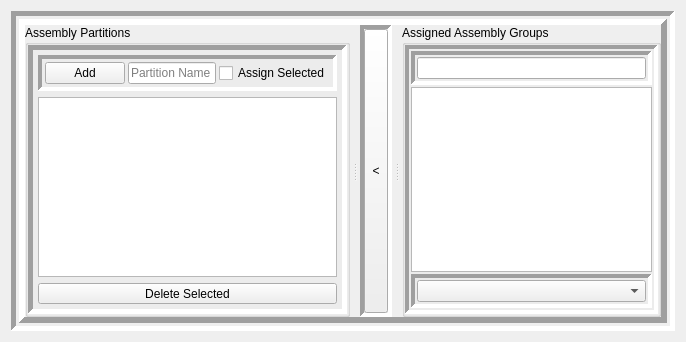
              <widget class="QWidget" name="tab_3">
               <attribute name="title">
                <string>Partition Assemblies</string>
               </attribute>
               <layout class="QVBoxLayout" name="verticalLayout_29">
                <item>
                 <widget class="QFrame" name="frame_14">
                  <property name="frameShape">
                   <enum>QFrame::Panel</enum>
                  </property>
                  <property name="frameShadow">
                   <enum>QFrame::Sunken</enum>
                  </property>
                  <property name="lineWidth">
                   <number>5</number>
                  </property>
                  <layout class="QVBoxLayout" name="verticalLayout_36">
                   <property name="spacing">
                    <number>3</number>
                   </property>
                   <property name="leftMargin">
                    <number>3</number>
                   </property>
                   <property name="topMargin">
                    <number>3</number>
                   </property>
                   <property name="rightMargin">
                    <number>3</number>
                   </property>
                   <property name="bottomMargin">
                    <number>3</number>
                   </property>
                   <item>
                    <widget class="QSplitter" name="splitter_2">
                     <property name="frameShape">
                      <enum>QFrame::Panel</enum>
                     </property>
                     <property name="frameShadow">
                      <enum>QFrame::Raised</enum>
                     </property>
                     <property name="lineWidth">
                      <number>6</number>
                     </property>
                     <property name="orientation">
                      <enum>Qt::Horizontal</enum>
                     </property>
                     <property name="handleWidth">
                      <number>10</number>
                     </property>
                     <property name="childrenCollapsible">
                      <bool>false</bool>
                     </property>
                     <widget class="QGroupBox" name="APartitions_GroupBox">
                      <property name="title">
                       <string>Assembly Partitions</string>
                      </property>
                      <layout class="QVBoxLayout" name="verticalLayout_30">
                       <property name="spacing">
                        <number>0</number>
                       </property>
                       <property name="leftMargin">
                        <number>0</number>
                       </property>
                       <property name="topMargin">
                        <number>0</number>
                       </property>
                       <property name="rightMargin">
                        <number>0</number>
                       </property>
                       <property name="bottomMargin">
                        <number>0</number>
                       </property>
                       <item>
                        <widget class="QFrame" name="frame_15">
                         <property name="frameShape">
                          <enum>QFrame::Panel</enum>
                         </property>
                         <property name="frameShadow">
                          <enum>QFrame::Sunken</enum>
                         </property>
                         <property name="lineWidth">
                          <number>5</number>
                         </property>
                         <layout class="QVBoxLayout" name="verticalLayout_31">
                          <property name="leftMargin">
                           <number>5</number>
                          </property>
                          <property name="topMargin">
                           <number>5</number>
                          </property>
                          <property name="rightMargin">
                           <number>5</number>
                          </property>
                          <property name="bottomMargin">
                           <number>5</number>
                          </property>
                          <item>
                           <widget class="QFrame" name="frame_2">
                            <property name="frameShape">
                             <enum>QFrame::Panel</enum>
                            </property>
                            <property name="frameShadow">
                             <enum>QFrame::Sunken</enum>
                            </property>
                            <property name="lineWidth">
                             <number>4</number>
                            </property>
                            <layout class="QHBoxLayout" name="horizontalLayout_38">
                             <property name="spacing">
                              <number>3</number>
                             </property>
                             <property name="leftMargin">
                              <number>3</number>
                             </property>
                             <property name="topMargin">
                              <number>3</number>
                             </property>
                             <property name="rightMargin">
                              <number>3</number>
                             </property>
                             <property name="bottomMargin">
                              <number>3</number>
                             </property>
                             <item>
                              <widget class="QPushButton" name="AP_Create_New_Add_Button">
                               <property name="text">
                                <string>Add</string>
                               </property>
                               <property name="icon">
                                <iconset>
                                 <normaloff>:/ui/createBin.png</normaloff>:/ui/createBin.png</iconset>
                               </property>
                              </widget>
                             </item>
                             <item>
                              <widget class="QLineEdit" name="AP_Create_New_Name_Input">
                               <property name="placeholderText">
                                <string>Partition Name</string>
                               </property>
                              </widget>
                             </item>
                             <item>
                              <widget class="QCheckBox" name="AP_Create_New_Use_Others_Option">
                               <property name="text">
                                <string>Assign Selected</string>
                               </property>
                              </widget>
                             </item>
                            </layout>
                           </widget>
                          </item>
                          <item>
                           <widget class="BASE_FILTERED_LIST_VIEW" name="APartitions_List_View">
                            <property name="font">
                             <font>
                              <pointsize>7</pointsize>
                             </font>
                            </property>
                            <property name="Root_Index_Assembly_Type" stdset="0">
                             <string>Partitions</string>
                            </property>
                            <property name="Data_Model_Name" stdset="0">
                             <string>Sorting</string>
                            </property>
                           </widget>
                          </item>
                          <item>
                           <widget class="QToolButton" name="AP_Delete_Selected_Partitions">
                            <property name="sizePolicy">
                             <sizepolicy hsizetype="Minimum" vsizetype="Fixed">
                              <horstretch>0</horstretch>
                              <verstretch>0</verstretch>
                             </sizepolicy>
                            </property>
                            <property name="text">
                             <string>Delete Selected</string>
                            </property>
                            <property name="icon">
                             <iconset>
                              <normaloff>:/icons/edit-delete</normaloff>:/icons/edit-delete</iconset>
                            </property>
                            <property name="toolButtonStyle">
                             <enum>Qt::ToolButtonTextBesideIcon</enum>
                            </property>
                           </widget>
                          </item>
                         </layout>
                        </widget>
                       </item>
                      </layout>
                     </widget>
                     <widget class="QFrame" name="frame_16">
                      <property name="minimumSize">
                       <size>
                        <width>32</width>
                        <height>0</height>
                       </size>
                      </property>
                      <property name="maximumSize">
                       <size>
                        <width>32</width>
                        <height>16777215</height>
                       </size>
                      </property>
                      <property name="frameShape">
                       <enum>QFrame::Panel</enum>
                      </property>
                      <property name="frameShadow">
                       <enum>QFrame::Sunken</enum>
                      </property>
                      <property name="lineWidth">
                       <number>4</number>
                      </property>
                      <layout class="QHBoxLayout" name="horizontalLayout_35">
                       <property name="spacing">
                        <number>0</number>
                       </property>
                       <property name="leftMargin">
                        <number>0</number>
                       </property>
                       <property name="topMargin">
                        <number>0</number>
                       </property>
                       <property name="rightMargin">
                        <number>0</number>
                       </property>
                       <property name="bottomMargin">
                        <number>0</number>
                       </property>
                       <item>
                        <widget class="QToolButton" name="AP_Assign_To_Partition_Button">
                         <property name="sizePolicy">
                          <sizepolicy hsizetype="Preferred" vsizetype="Minimum">
                           <horstretch>0</horstretch>
                           <verstretch>0</verstretch>
                          </sizepolicy>
                         </property>
                         <property name="text">
                          <string>&lt;</string>
                         </property>
                        </widget>
                       </item>
                      </layout>
                     </widget>
                     <widget class="QGroupBox" name="AP_AALayers_GroupBox">
                      <property name="title">
                       <string>Assigned Assembly Groups</string>
                      </property>
                      <layout class="QHBoxLayout" name="horizontalLayout_29">
                       <property name="spacing">
                        <number>0</number>
                       </property>
                       <property name="leftMargin">
                        <number>0</number>
                       </property>
                       <property name="topMargin">
                        <number>0</number>
                       </property>
                       <property name="rightMargin">
                        <number>0</number>
                       </property>
                       <property name="bottomMargin">
                        <number>0</number>
                       </property>
                       <item>
                        <widget class="QFrame" name="frame_17">
                         <property name="frameShape">
                          <enum>QFrame::Panel</enum>
                         </property>
                         <property name="frameShadow">
                          <enum>QFrame::Sunken</enum>
                         </property>
                         <property name="lineWidth">
                          <number>4</number>
                         </property>
                         <layout class="QVBoxLayout" name="verticalLayout_37">
                          <property name="spacing">
                           <number>2</number>
                          </property>
                          <property name="leftMargin">
                           <number>2</number>
                          </property>
                          <property name="topMargin">
                           <number>2</number>
                          </property>
                          <property name="rightMargin">
                           <number>2</number>
                          </property>
                          <property name="bottomMargin">
                           <number>2</number>
                          </property>
                          <item>
                           <widget class="QFrame" name="frame_18">
                            <property name="frameShape">
                             <enum>QFrame::Panel</enum>
                            </property>
                            <property name="frameShadow">
                             <enum>QFrame::Sunken</enum>
                            </property>
                            <property name="lineWidth">
                             <number>4</number>
                            </property>
                            <layout class="QHBoxLayout" name="horizontalLayout_36">
                             <property name="spacing">
                              <number>2</number>
                             </property>
                             <property name="leftMargin">
                              <number>2</number>
                             </property>
                             <property name="topMargin">
                              <number>2</number>
                             </property>
                             <property name="rightMargin">
                              <number>2</number>
                             </property>
                             <property name="bottomMargin">
                              <number>2</number>
                             </property>
                             <item>
                              <widget class="QLineEdit" name="AP_AALayers_Filter_Input_Line_Edit"/>
                             </item>
                            </layout>
                           </widget>
                          </item>
                          <item>
                           <widget class="BASE_FILTERED_LIST_VIEW" name="AP_AAGroups_List_View">
                            <property name="font">
                             <font>
                              <pointsize>7</pointsize>
                             </font>
                            </property>
                            <property name="selectionMode">
                             <enum>QAbstractItemView::ExtendedSelection</enum>
                            </property>
                            <property name="Data_Model_Name" stdset="0">
                             <string>Filter_Assigned_Groups_By_Active_Partition</string>
                            </property>
                            <property name="Root_Index_Assembly_Type" stdset="0">
                             <string>Groups</string>
                            </property>
                           </widget>
                          </item>
                          <item>
                           <widget class="QFrame" name="frame_19">
                            <property name="frameShape">
                             <enum>QFrame::Panel</enum>
                            </property>
                            <property name="frameShadow">
                             <enum>QFrame::Sunken</enum>
                            </property>
                            <property name="lineWidth">
                             <number>4</number>
                            </property>
                            <layout class="QHBoxLayout" name="horizontalLayout_37">
                             <property name="spacing">
                              <number>2</number>
                             </property>
                             <property name="leftMargin">
                              <number>2</number>
                             </property>
                             <property name="topMargin">
                              <number>2</number>
                             </property>
                             <property name="rightMargin">
                              <number>2</number>
                             </property>
                             <property name="bottomMargin">
                              <number>2</number>
                             </property>
                             <item>
                              <widget class="AAS_Assignment_Filter_Type_ComboBox" name="AP_AALayers_Filter_Options_Combo_Box"/>
                             </item>
                            </layout>
                           </widget>
                          </item>
                         </layout>
                        </widget>
                       </item>
                      </layout>
                     </widget>
                    </widget>
                   </item>
                  </layout>
                 </widget>
                </item>
               </layout>
              </widget>
